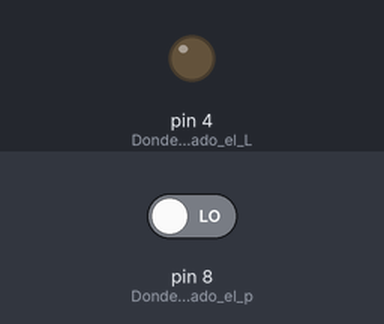
A sketch run on a simulated Arduino Uno, built with avr-gcc and run on an emulated ATmega328P. Shown: output pins drawn as LEDs (lit = HIGH). Dashed ring = blinking. The inputs (shaded band) are chosen by the test bench; at power-on: pin 8 (Donde_está_conectado_el_p) LOW.

Above: at 1.2 s.
1.3 s: pin 8 (Donde_está_conectado_el_p) driven HIGH
At 1.45 s:
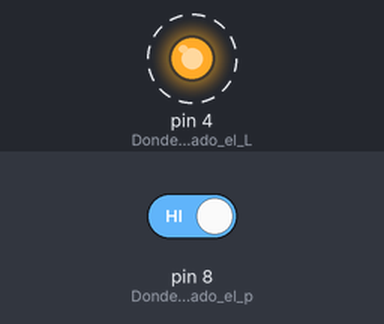
Timing chart, 0 to 55.6 s (numbered marks = the images above; inputs shaded):
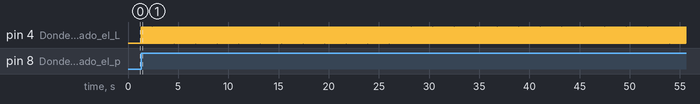

Measured:
- after the input at 1.3 s, pin 4 (Donde_está_conectado_el_L): alternates HIGH for 0.01 s and LOW for 0.01 s, starting at once

The sketch:

Leds_-_Bottom.ino
```cpp
int estadoBoton=0;           //Guardará el estado del botón (HIGH ó LOW)

void setup(){
pinMode(4,OUTPUT);       //Donde está conectado el LED
pinMode(8,INPUT);           //Donde está conectado el pulsador
}

void loop() {
  estadoBoton=digitalRead(8);  //Lee el estado del pin 8
  if (estadoBoton == HIGH) {  //Si se detecta que el botón está pulsado, se enciende el LED
  digitalWrite(4,HIGH);
  delay(10);
  digitalWrite(4,LOW);
  delay(10);
} else {                             //Si no esta pulsado lo apaga
  digitalWrite(4,LOW);
  }


}
```
